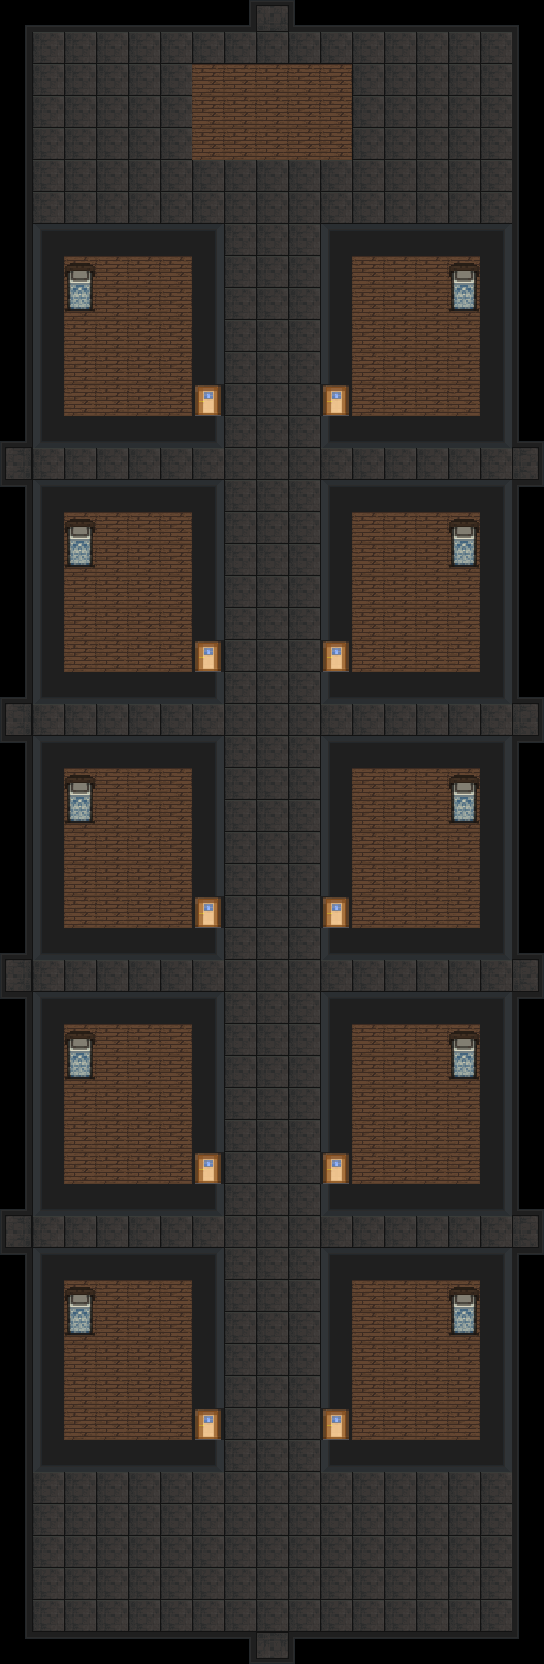

Rendered tile map (Tiled .tmx) drawn with the repository's tilesets; below, a short description and the full map source, tile grids included:
An orthogonal 17x52 tile map with 32x32 px tiles, 2 tile layers (Environment, Object), 3 tilesets and 21 objects (21x Object).

<map version="1.10" tiledversion="1.11.2" orientation="orthogonal" renderorder="right-down" width="17" height="52" tilewidth="32" tileheight="32" infinite="0" nextlayerid="6" nextobjectid="30">
 <tileset firstgid="1" source="floor_1_16.tsx" />
 <tileset firstgid="43" source="blue-bed(64x64).tsx" />
 <tileset firstgid="45" source="door(32x32).tsx" />
 <layer id="1" name="Environment" width="17" height="52">
  <data encoding="csv">
5,6,6,6,6,6,6,24,25,26,6,6,6,6,6,6,7,
12,1,1,1,1,1,1,1,1,1,1,1,1,1,1,1,14,
12,1,1,1,1,1,10,10,10,10,10,1,1,1,1,1,14,
12,1,1,1,1,1,10,10,10,10,10,1,1,1,1,1,14,
12,1,1,1,1,1,10,10,10,10,10,1,1,1,1,1,14,
12,1,1,1,1,1,1,1,1,1,1,1,1,1,1,1,14,
12,1,1,1,1,1,1,1,1,1,1,1,1,1,1,1,14,
12,2,3,3,3,3,4,1,1,1,2,3,3,3,3,4,14,
12,9,10,10,10,10,11,1,1,1,9,10,10,10,10,11,14,
12,9,10,10,10,10,11,1,1,1,9,10,10,10,10,11,14,
12,9,10,10,10,10,11,1,1,1,9,10,10,10,10,11,14,
12,9,10,10,10,10,11,1,1,1,9,10,10,10,10,11,14,
12,9,10,10,10,10,11,1,1,1,9,10,10,10,10,11,14,
23,16,17,17,17,17,18,1,1,1,16,17,17,17,17,18,27,
30,1,1,1,1,1,1,1,1,1,1,1,1,1,1,1,34,
37,2,3,3,3,3,4,1,1,1,2,3,3,3,3,4,41,
12,9,10,10,10,10,11,1,1,1,9,10,10,10,10,11,14,
12,9,10,10,10,10,11,1,1,1,9,10,10,10,10,11,14,
12,9,10,10,10,10,11,1,1,1,9,10,10,10,10,11,14,
12,9,10,10,10,10,11,1,1,1,9,10,10,10,10,11,14,
12,9,10,10,10,10,11,1,1,1,9,10,10,10,10,11,14,
23,16,17,17,17,17,18,1,1,1,16,17,17,17,17,18,27,
30,1,1,1,1,1,1,1,1,1,1,1,1,1,1,1,34,
37,2,3,3,3,3,4,1,1,1,2,3,3,3,3,4,41,
12,9,10,10,10,10,11,1,1,1,9,10,10,10,10,11,14,
12,9,10,10,10,10,11,1,1,1,9,10,10,10,10,11,14,
12,9,10,10,10,10,11,1,1,1,9,10,10,10,10,11,14,
12,9,10,10,10,10,11,1,1,1,9,10,10,10,10,11,14,
12,9,10,10,10,10,11,1,1,1,9,10,10,10,10,11,14,
23,16,17,17,17,17,18,1,1,1,16,17,17,17,17,18,27,
30,1,1,1,1,1,1,1,1,1,1,1,1,1,1,1,34,
37,2,3,3,3,3,4,1,1,1,2,3,3,3,3,4,41,
12,9,10,10,10,10,11,1,1,1,9,10,10,10,10,11,14,
12,9,10,10,10,10,11,1,1,1,9,10,10,10,10,11,14,
12,9,10,10,10,10,11,1,1,1,9,10,10,10,10,11,14,
12,9,10,10,10,10,11,1,1,1,9,10,10,10,10,11,14,
12,9,10,10,10,10,11,1,1,1,9,10,10,10,10,11,14,
23,16,17,17,17,17,18,1,1,1,16,17,17,17,17,18,27,
30,1,1,1,1,1,1,1,1,1,1,1,1,1,1,1,34,
37,2,3,3,3,3,4,1,1,1,2,3,3,3,3,4,41,
12,9,10,10,10,10,11,1,1,1,9,10,10,10,10,11,14,
12,9,10,10,10,10,11,1,1,1,9,10,10,10,10,11,14,
12,9,10,10,10,10,11,1,1,1,9,10,10,10,10,11,14,
12,9,10,10,10,10,11,1,1,1,9,10,10,10,10,11,14,
12,9,10,10,10,10,11,1,1,1,9,10,10,10,10,11,14,
12,16,17,17,17,17,18,1,1,1,16,17,17,17,17,18,14,
12,1,1,1,1,1,1,1,1,1,1,1,1,1,1,1,14,
12,1,1,1,1,1,1,1,1,1,1,1,1,1,1,1,14,
12,1,1,1,1,1,1,1,1,1,1,1,1,1,1,1,14,
12,1,1,1,1,1,1,1,1,1,1,1,1,1,1,1,14,
12,1,1,1,1,1,1,1,1,1,1,1,1,1,1,1,14,
19,20,20,20,20,20,20,38,39,40,20,20,20,20,20,20,21
</data>
 </layer>
 <objectgroup id="2" name="ObjectLayer">
  <object id="6" name="Bed" type="Object" x="64" y="264" width="32" height="48" />
  <object id="7" name="Bed" type="Object" x="64" y="520" width="32" height="48" />
  <object id="8" name="Bed" type="Object" x="64" y="776" width="32" height="48" />
  <object id="9" name="Bed" type="Object" x="64" y="1032" width="32" height="48" />
  <object id="10" name="Bed" type="Object" x="64" y="1288" width="32" height="48" />
  <object id="11" name="Bed" type="Object" x="448" y="1288" width="32" height="48" />
  <object id="12" name="Bed" type="Object" x="448" y="1032" width="32" height="48" />
  <object id="13" name="Bed" type="Object" x="448" y="776" width="32" height="48" />
  <object id="14" name="Bed" type="Object" x="448" y="520" width="32" height="48" />
  <object id="15" name="Bed" type="Object" x="448" y="264" width="32" height="48" />
  <object id="17" name="Door" type="Object" x="192" y="384" width="32" height="32" />
  <object id="18" name="Door" type="Object" x="192" y="640" width="32" height="32" />
  <object id="19" name="Door" type="Object" x="192" y="896" width="32" height="32" />
  <object id="20" name="Door" type="Object" x="192" y="1152" width="32" height="32" />
  <object id="21" name="Door" type="Object" x="192" y="1408" width="32" height="32" />
  <object id="22" name="Door" type="Object" x="320" y="1408" width="32" height="32" />
  <object id="23" name="Door" type="Object" x="320" y="1152" width="32" height="32" />
  <object id="24" name="Door" type="Object" x="320" y="896" width="32" height="32" />
  <object id="25" name="Door" type="Object" x="320" y="640" width="32" height="32" />
  <object id="26" name="Door" type="Object" x="320" y="384" width="32" height="32" />
  <object id="28" name="Spawn" type="Object" x="256" y="96" width="32" height="32" />
 </objectgroup>
 <layer id="5" name="Object" width="17" height="52">
  <data encoding="csv">
0,0,0,0,0,0,0,0,0,0,0,0,0,0,0,0,0,
0,0,0,0,0,0,0,0,0,0,0,0,0,0,0,0,0,
0,0,0,0,0,0,0,0,0,0,0,0,0,0,0,0,0,
0,0,0,0,0,0,0,0,0,0,0,0,0,0,0,0,0,
0,0,0,0,0,0,0,0,0,0,0,0,0,0,0,0,0,
0,0,0,0,0,0,0,0,0,0,0,0,0,0,0,0,0,
0,0,0,0,0,0,0,0,0,0,0,0,0,0,0,0,0,
0,0,0,0,0,0,0,0,0,0,0,0,0,0,0,0,0,
0,0,0,0,0,0,0,0,0,0,0,0,0,0,0,0,0,
0,0,43,0,0,0,0,0,0,0,0,0,0,0,43,0,0,
0,0,0,0,0,0,0,0,0,0,0,0,0,0,0,0,0,
0,0,0,0,0,0,0,0,0,0,0,0,0,0,0,0,0,
0,0,0,0,0,0,45,0,0,0,45,0,0,0,0,0,0,
0,0,0,0,0,0,0,0,0,0,0,0,0,0,0,0,0,
0,0,0,0,0,0,0,0,0,0,0,0,0,0,0,0,0,
0,0,0,0,0,0,0,0,0,0,0,0,0,0,0,0,0,
0,0,0,0,0,0,0,0,0,0,0,0,0,0,0,0,0,
0,0,43,0,0,0,0,0,0,0,0,0,0,0,43,0,0,
0,0,0,0,0,0,0,0,0,0,0,0,0,0,0,0,0,
0,0,0,0,0,0,0,0,0,0,0,0,0,0,0,0,0,
0,0,0,0,0,0,45,0,0,0,45,0,0,0,0,0,0,
0,0,0,0,0,0,0,0,0,0,0,0,0,0,0,0,0,
0,0,0,0,0,0,0,0,0,0,0,0,0,0,0,0,0,
0,0,0,0,0,0,0,0,0,0,0,0,0,0,0,0,0,
0,0,0,0,0,0,0,0,0,0,0,0,0,0,0,0,0,
0,0,43,0,0,0,0,0,0,0,0,0,0,0,43,0,0,
0,0,0,0,0,0,0,0,0,0,0,0,0,0,0,0,0,
0,0,0,0,0,0,0,0,0,0,0,0,0,0,0,0,0,
0,0,0,0,0,0,45,0,0,0,45,0,0,0,0,0,0,
0,0,0,0,0,0,0,0,0,0,0,0,0,0,0,0,0,
0,0,0,0,0,0,0,0,0,0,0,0,0,0,0,0,0,
0,0,0,0,0,0,0,0,0,0,0,0,0,0,0,0,0,
0,0,0,0,0,0,0,0,0,0,0,0,0,0,0,0,0,
0,0,43,0,0,0,0,0,0,0,0,0,0,0,43,0,0,
0,0,0,0,0,0,0,0,0,0,0,0,0,0,0,0,0,
0,0,0,0,0,0,0,0,0,0,0,0,0,0,0,0,0,
0,0,0,0,0,0,45,0,0,0,45,0,0,0,0,0,0,
0,0,0,0,0,0,0,0,0,0,0,0,0,0,0,0,0,
0,0,0,0,0,0,0,0,0,0,0,0,0,0,0,0,0,
0,0,0,0,0,0,0,0,0,0,0,0,0,0,0,0,0,
0,0,0,0,0,0,0,0,0,0,0,0,0,0,0,0,0,
0,0,43,0,0,0,0,0,0,0,0,0,0,0,43,0,0,
0,0,0,0,0,0,0,0,0,0,0,0,0,0,0,0,0,
0,0,0,0,0,0,0,0,0,0,0,0,0,0,0,0,0,
0,0,0,0,0,0,45,0,0,0,45,0,0,0,0,0,0,
0,0,0,0,0,0,0,0,0,0,0,0,0,0,0,0,0,
0,0,0,0,0,0,0,0,0,0,0,0,0,0,0,0,0,
0,0,0,0,0,0,0,0,0,0,0,0,0,0,0,0,0,
0,0,0,0,0,0,0,0,0,0,0,0,0,0,0,0,0,
0,0,0,0,0,0,0,0,0,0,0,0,0,0,0,0,0,
0,0,0,0,0,0,0,0,0,0,0,0,0,0,0,0,0,
0,0,0,0,0,0,0,0,0,0,0,0,0,0,0,0,0
</data>
 </layer>
</map>
